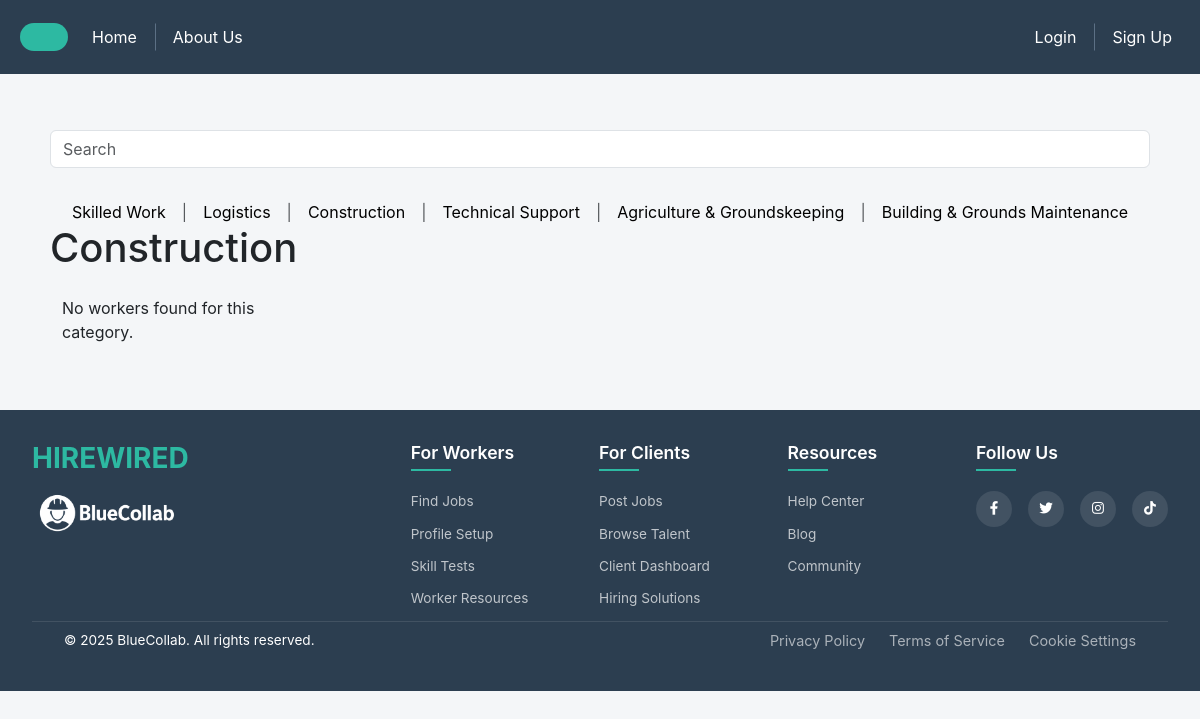
The app's page /workers/?category=Construction, older data.
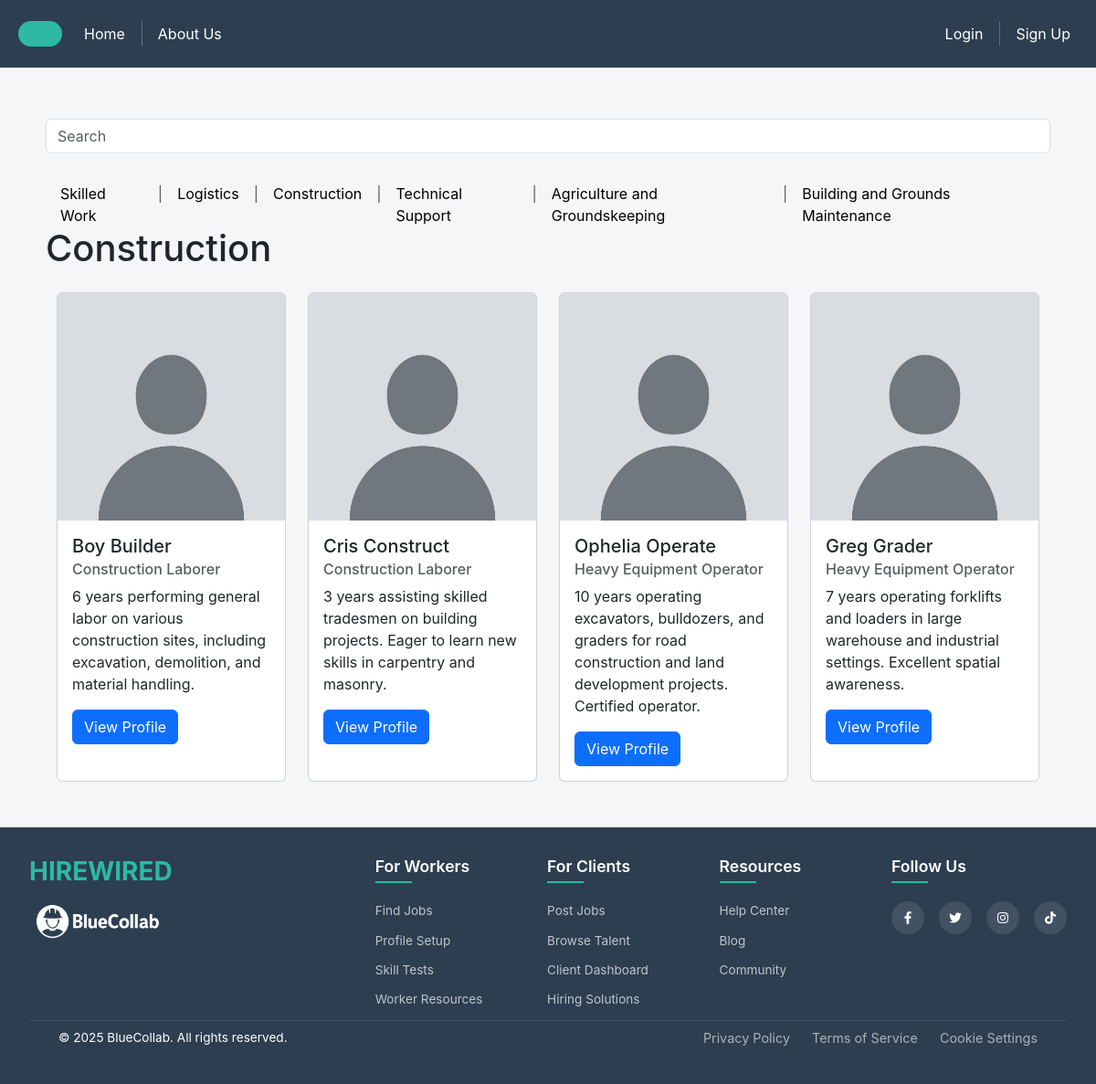
The same page, newer data.
### findjob/models.py (models this page shows)
class Application(models.Model):
    worker = models.ForeignKey(settings.AUTH_USER_MODEL, on_delete=models.CASCADE)
    job = models.ForeignKey(Job, on_delete=models.CASCADE)
    applied_at = models.DateTimeField(auto_now_add=True)
    class Meta:
        unique_together = ('worker', 'job')  # Prevent duplicate applications

class Job(models.Model):
    name = models.CharField(max_length=255)
    description = models.TextField(blank=True)
    category = models.CharField(max_length=255)
    schedule = models.CharField(max_length=255)
    salary = models.DecimalField(decimal_places=2, max_digits=10)
    details = models.TextField(blank=True)

### session/models.py (models this page shows, shortened)
class User(AbstractUser):
    USER_TYPE_CHOICES = (
        ('worker', 'Worker'),
        ('employer', 'Employer'),
    )
    username = models.CharField(max_length=20, unique=True)
    user_type = models.CharField(max_length=10, choices=USER_TYPE_CHOICES)
    contact_number = models.CharField(max_length=100, blank=True, null=True)
    objects = UserManager()

### profiles/models.py (models this page shows, shortened)
class WorkerProfile(models.Model):
    user = models.OneToOneField(settings.AUTH_USER_MODEL, on_delete=models.CASCADE)
    experience = models.TextField(blank=True)
    details = models.TextField(blank=True)
    contact_number = models.CharField(max_length=100, blank=True)
    profile_picture = models.ImageField(upload_to='profile_pictures/', blank=True, null=True, default='profile_pictures/default.jpg')
    certification = models.FileField(upload_to='certifications/', blank=True, null=True)

### hireworkers/views.py (the view)
# urls.py: path('workers/', hire_workers_view, name='hire_workers_view'),
def hire_workers_view(request, *args, **kwargs):
    search_query = request.GET.get("search_query")
    categories = Job.objects.values_list('category', flat=True).distinct()
    categories = list(categories)
    selected_category = request.GET.get('category') or (categories[0] if categories else None)
    print(selected_category)
    applications = []
    if selected_category:
        jobs_in_category = Job.objects.filter(category=selected_category)
        applications = Application.objects.filter(job__in=jobs_in_category)
        if search_query:
            applications = (
                applications.filter(worker__workerprofile__experience__icontains=search_query)
                | applications.filter(job__name__icontains=search_query)
                | applications.filter(job__description__icontains=search_query)
            )
    context = {
        'categories': categories,
        'selected_category': selected_category,
        'applications': applications,
    }
    return render(request, 'workers.html', context)

### hireworkers/templates/workers.html (shortened to what this page needs)
{% extends 'base.html' %}
{% block nav %}
    {% include 'nav.html' %}
{% endblock %}
{% block content %}
    <div class="body-container">
        <div class="col">
        <form method="GET">
            <div class="row mb-3">
                <div class="col">
                    <input type="text" name="search_query" id="search" class="form-control" placeholder="Search">
                </div>
            </div>
        </form>
        </div>
        <div class="row">
            <nav class="d-flex justify-content-center mt-3">
                {% for cat in categories %}
                    <a href="?category={{ cat }}" class="px-3 categories-nav {% if cat == selected_category %}active{% endif %}">{{ cat }}</a>
                    {% if not forloop.last %}<span class="text-muted">|</span>{% endif %}
                {% endfor %}
            </nav>
        </div>
        <h1>{{ selected_category }}</h1>
        <div class="container mt-4">
        <div class="row row-cols-1 row-cols-sm-2 row-cols-md-3 row-cols-lg-4 g-4">
            {% for app in applications %}
            <div class="col">
                <div class="card h-100">
                    <img src="{{ app.worker.workerprofile.profile_picture.url }}" class="card-img-top" alt="...">
                    <div class="card-body">
                        <h5 class="card-title">{{ app.worker.get_full_name }}</h5>
                        <h6 class="card-subtitle mb-2 text-muted">{{ app.job.name }}</h6>
                        <p class="card-text">{{ app.worker.workerprofile.experience|truncatewords:20 }}</p>
                        <a href="{% url 'hire_worker_profile_view' app.worker.id %}" class="btn btn-primary">View Profile</a>
                    </div>
                </div>
            </div>
            {% empty %}
                <p>No workers found for this category.</p>
            {% endfor %}
        </div>
        </div>
    </div>
{% endblock %}
{% block footer %}
    {% include 'footer.html' %}
{% endblock %}

### templates/base.html (shortened to what this page needs)
{% load static %}
<!DOCTYPE html>
<html>
    <head>
        <link href="https://cdn.jsdelivr.net/npm/bootstrap@5.3.6/dist/css/bootstrap.min.css"
            rel="stylesheet"
>
        <link rel="stylesheet"
            href="https://cdn.jsdelivr.net/npm/bootstrap-icons@1.11.3/font/bootstrap-icons.min.css">
        <link rel="stylesheet" href="https://cdnjs.cloudflare.com/ajax/libs/font-awesome/6.4.0/css/all.min.css">
        <link rel="stylesheet" href="{% static 'css/style.css' %}">
        <link rel="stylesheet" href="{% static 'css/nav.css' %}">
        <link rel="stylesheet" href="{% static 'css/footer.css' %}">
    </head>
    <body>
        {% block nav %}{% endblock %}
        {% block content %}{% endblock %}
        <footer>{% block footer %}{% endblock  %}</footer>
    </body>
</html>

### templates/nav.html
{% load static %}
<nav class="navbar navbar-expand-sm navbar-dark bg-dark">
    <div class="navbar-brand">
        <div class="nav-logo"></div>
    </div>
    <ul class="navbar-nav me-auto">
        <li class="nav-item">
            <a href="{% url 'homepage_view' %}" class="nav-link">Home</a>
        </li>
        {% if user.is_authenticated %}
            {% if user.user_type == 'worker' %}
                <li class="nav-item">
                    <a href="{% url 'find_jobs_view' %}" class="nav-link">Find a Job</a>
                </li>
            {% elif user.user_type == 'employer' %}
                <li class="nav-item">
                    <a href="{% url 'find_jobs_view' %}" class="nav-link">Find a Job</a>
                </li>
                <li class="nav-item">
                    <a href="{% url 'hire_workers_view' %}" class="nav-link">Hire Workers</a>
                </li>
            {% endif %}
            <li class="nav-item">
                <a href="{% url 'about_view' %}" class="nav-link">About Us</a>
            </li>
        {% else %}
            <li class="nav-item">
                <a href="{% url 'about_view' %}" class="nav-link">About Us</a>
            </li>
        {% endif %}
    </ul>
    <ul class="navbar-nav ms-auto">
        {% if user.is_authenticated %}
            <li class="nav-item">
                <div class="navbar-text">Welcome, {{ user.username }}</div>
            </li>
            {% if user.user_type == 'worker' %}
                <li class="nav-item">
                    <a href="{% url 'edit_profile_view' %}" class="nav-link">Edit Profile</a>
                </li>
            {% elif user.user_type == 'employer' %}
                <li class="nav-item">
                    <a href="{% url 'edit_employer_profile_view' %}" class="nav-link">Edit Profile</a>
                </li>
            {% endif %}
            <li class="nav-item">
                <form method="POST" action="{% url 'logout_view' %}">
                    {% csrf_token %}
                    <button type="submit" class="btn btn-link nav-link">Log Out</button>
                </form>
            </li>
        {% else %}
            <li class="nav-item">
                <a href="{% url 'login_view' %}" class="nav-link">Login</a>
            </li>
            <li class="nav-item">
                <a href="{% url 'register_view' %}" class="nav-link">Sign Up</a>
            </li>
        {% endif %}
    </ul>
</nav>

### templates/footer.html
{% load static %}
<footer class="site-footer">
  <div class="footer-container">
    <div class="footer-brand">
      <h2 class="footer-logo">HIREWIRED</h2>
      <div class="logo-container">
        <img src="{% static 'bc.png' %}" alt="BlueCollab Logo" class="bluecollab-logo">
      </div>
    </div>
    <div class="footer-nav">
      <div class="footer-column">
        <h3 class="footer-heading">For Workers</h3>
        <ul class="footer-links">
          <li><a href="#">Find Jobs</a></li>
          <li><a href="#">Profile Setup</a></li>
          <li><a href="#">Skill Tests</a></li>
          <li><a href="#">Worker Resources</a></li>
        </ul>
      </div>
      <div class="footer-column">
        <h3 class="footer-heading">For Clients</h3>
        <ul class="footer-links">
          <li><a href="#">Post Jobs</a></li>
          <li><a href="#">Browse Talent</a></li>
          <li><a href="#">Client Dashboard</a></li>
          <li><a href="#">Hiring Solutions</a></li>
        </ul>
      </div>
      <div class="footer-column">
        <h3 class="footer-heading">Resources</h3>
        <ul class="footer-links">
          <li><a href="#">Help Center</a></li>
          <li><a href="#">Blog</a></li>
          <li><a href="#">Community</a></li>
        </ul>
      </div>
      <div class="footer-column">
        <h3 class="footer-heading">Follow Us</h3>
        <div class="social-links">
          <a href="https://www.facebook.com/" aria-label="Facebook"><i class="fab fa-facebook-f"></i></a>
          <a href="https://x.com/" aria-label="Twitter"><i class="fab fa-twitter"></i></a>
          <a href="https://www.instagram.com/" aria-label="Instagram"><i class="fab fa-instagram"></i></a>
          <a href="https://www.tiktok.com/en/" aria-label="Tiktok"><i class="fab fa-tiktok"></i></a>
        </div>
      </div>
    </div>
  </div>
  <div class="footer-bottom">
    <a>&copy; 2025 BlueCollab. All rights reserved.</a>
    <div class="legal-links">
      <a href="#">Privacy Policy</a>
      <a href="#">Terms of Service</a>
      <a href="#">Cookie Settings</a>
    </div>
  </div>
</footer>

### static/css/style.css (style rules this page uses)
body { font-family: 'Inter', sans-serif; padding-top: 80px; position: relative; background-color: #f4f6f8; }
.body-container { display: block; margin: 50px; }
a.categories-nav { color: black; text-decoration: none; }

### static/css/nav.css (style rules this page uses)
.navbar { position: fixed; top: 0; left: 0; width: 100%; padding: 10px 20px; background-color: #2c3e50 !important; z-index: 1000; font-family: 'Inter', sans-serif; display: flex; align-items: center; justify-content: space-between; }
.navbar-brand { display: flex; align-items: center; gap: 10px; }
.nav-logo { width: 48px; height: 28px; background-color: #2db9a2; border-radius: 14px; }
.navbar-nav { display: flex; align-items: center; gap: 20px; list-style: none; padding: 0; margin: 0; }
.nav-item { position: relative; }
.nav-link { color: #ffffff; font-size: 1rem; padding: 15px 10px; text-decoration: none; display: block; transition: color 0.3s ease; }
.nav-item + .nav-item::before { content: ""; position: absolute; left: -10px; top: 50%; transform: translateY(-50%); height: 50%; width: 1px; background-color: #5c7085; }
.nav-link::after { content: ''; position: absolute; bottom: 10px; left: 50%; width: 0; height: 2px; background: #2db9a2; transition: all 0.3s ease; }

### static/css/footer.css (style rules this page uses)
.site-footer { margin-top: 50px; width: 100%; background-color: #2c3e50; color: #ffffff; font-family: 'Inter', sans-serif !important; font-size: 0.85rem !important; padding: 2rem 2rem !important; z-index: 1000; }
.footer-container { max-width: 1200px; margin: 0 auto; display: grid; grid-template-columns: 1fr; }
.footer-brand { max-width: 350px; }
.footer-logo { color: #2db9a2; font-size: 1.75rem; font-weight: 700; margin-bottom: 1rem; }
.logo-container { margin-top: 10px; justify-content: center; line-height: 1.4; margin-bottom: 1.5rem; }
.bluecollab-logo { width: 150px; height: auto; filter: brightness(0) invert(1); }
.footer-nav { display: grid; grid-template-columns: repeat(auto-fit, minmax(180px, 1fr)); }
.footer-heading { color: #ffffff; font-size: 1.1rem; font-weight: 600; margin-bottom: 1.25rem; position: relative; padding-bottom: 0.5rem; }
.footer-heading::after { content: ''; position: absolute; left: 0; bottom: 0; width: 40px; height: 2px; background-color: #2db9a2; }
.footer-links { list-style: none; padding: 0; margin: 0; }
.footer-links li { margin-bottom: 0.75rem; }
.footer-links a { color: rgba(255, 255, 255, 0.7); text-decoration: none; transition: color 0.3s ease; }
.social-links { display: flex; gap: 1rem; }
.social-links a { text-decoration: none; color: white; background-color: rgba(255, 255, 255, 0.1); width: 36px; height: 36px; border-radius: 50%; display: flex; align-items: center; justify-content: center; transition: all 0.3s ease; }
.footer-bottom { border-top: 1px solid rgba(255, 255, 255, 0.1); padding: 0.5rem 2rem; display: flex; flex-direction: column; align-items: center; gap: 1rem; text-align: center; }
.legal-links { display: flex; gap: 1.5rem; }
.legal-links a { color: rgba(255, 255, 255, 0.6); text-decoration: none; font-size: 0.9rem; transition: color 0.3s ease; }
@media (min-width: 768px) { .footer-container { grid-template-columns: 1fr 2fr; } }
@media (min-width: 768px) { .footer-bottom { flex-direction: row; justify-content: space-between; text-align: left; } }
@media (min-width: 992px) { .footer-nav { grid-template-columns: repeat(4, 1fr); } }

Row changes from the older to the newer data that the page shows:
added Application: worker.workerprofile.profile_picture (placeholder picture), worker.get_full_name "Boy Builder", job.name "Construction Laborer", worker.workerprofile.experience "6 years performing general labor on various construction sites, including excavation, demolition, and material handling."
added Application: worker.workerprofile.profile_picture (placeholder picture), worker.get_full_name "Cris Construct", job.name "Construction Laborer", worker.workerprofile.experience "3 years assisting skilled tradesmen on building projects. Eager to learn new skills in carpentry and masonry."
added Application: worker.workerprofile.profile_picture (placeholder picture), worker.get_full_name "Ophelia Operate", job.name "Heavy Equipment Operator", worker.workerprofile.experience "10 years operating excavators, bulldozers, and graders for road construction and land development projects. Certified operator."
added Application: worker.workerprofile.profile_picture (placeholder picture), worker.get_full_name "Greg Grader", job.name "Heavy Equipment Operator", worker.workerprofile.experience "7 years operating forklifts and loaders in large warehouse and industrial settings. Excellent spatial awareness."
Text that changed along with them:
new list line: "Agriculture and Groundskeeping |"
new list line: "Building and Grounds Maintenance"
list line gone: "Agriculture & Groundskeeping |"
list line gone: "Building & Grounds Maintenance"
text no longer shown: "No workers found for this category."
